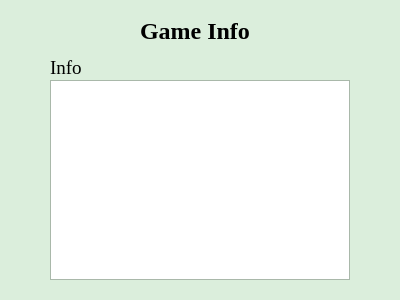
<?xml version="1.0" encoding="UTF-8"?>
<ui version="4.0">
 <class>GameInfo</class>
 <widget class="QDialog" name="GameInfo">
  <property name="geometry">
   <rect>
    <x>0</x>
    <y>0</y>
    <width>400</width>
    <height>300</height>
   </rect>
  </property>
  <property name="palette">
   <palette>
    <active>
     <colorrole role="WindowText">
      <brush brushstyle="SolidPattern">
       <color alpha="255">
        <red>0</red>
        <green>0</green>
        <blue>0</blue>
       </color>
      </brush>
     </colorrole>
     <colorrole role="Button">
      <brush brushstyle="SolidPattern">
       <color alpha="255">
        <red>219</red>
        <green>238</green>
        <blue>220</blue>
       </color>
      </brush>
     </colorrole>
     <colorrole role="Light">
      <brush brushstyle="SolidPattern">
       <color alpha="255">
        <red>255</red>
        <green>255</green>
        <blue>255</blue>
       </color>
      </brush>
     </colorrole>
     <colorrole role="Midlight">
      <brush brushstyle="SolidPattern">
       <color alpha="255">
        <red>237</red>
        <green>246</green>
        <blue>237</blue>
       </color>
      </brush>
     </colorrole>
     <colorrole role="Dark">
      <brush brushstyle="SolidPattern">
       <color alpha="255">
        <red>109</red>
        <green>119</green>
        <blue>110</blue>
       </color>
      </brush>
     </colorrole>
     <colorrole role="Mid">
      <brush brushstyle="SolidPattern">
       <color alpha="255">
        <red>146</red>
        <green>159</green>
        <blue>147</blue>
       </color>
      </brush>
     </colorrole>
     <colorrole role="Text">
      <brush brushstyle="SolidPattern">
       <color alpha="255">
        <red>0</red>
        <green>0</green>
        <blue>0</blue>
       </color>
      </brush>
     </colorrole>
     <colorrole role="BrightText">
      <brush brushstyle="SolidPattern">
       <color alpha="255">
        <red>255</red>
        <green>255</green>
        <blue>255</blue>
       </color>
      </brush>
     </colorrole>
     <colorrole role="ButtonText">
      <brush brushstyle="SolidPattern">
       <color alpha="255">
        <red>0</red>
        <green>0</green>
        <blue>0</blue>
       </color>
      </brush>
     </colorrole>
     <colorrole role="Base">
      <brush brushstyle="SolidPattern">
       <color alpha="255">
        <red>255</red>
        <green>255</green>
        <blue>255</blue>
       </color>
      </brush>
     </colorrole>
     <colorrole role="Window">
      <brush brushstyle="SolidPattern">
       <color alpha="255">
        <red>219</red>
        <green>238</green>
        <blue>220</blue>
       </color>
      </brush>
     </colorrole>
     <colorrole role="Shadow">
      <brush brushstyle="SolidPattern">
       <color alpha="255">
        <red>0</red>
        <green>0</green>
        <blue>0</blue>
       </color>
      </brush>
     </colorrole>
     <colorrole role="AlternateBase">
      <brush brushstyle="SolidPattern">
       <color alpha="255">
        <red>237</red>
        <green>246</green>
        <blue>237</blue>
       </color>
      </brush>
     </colorrole>
     <colorrole role="ToolTipBase">
      <brush brushstyle="SolidPattern">
       <color alpha="255">
        <red>255</red>
        <green>255</green>
        <blue>220</blue>
       </color>
      </brush>
     </colorrole>
     <colorrole role="ToolTipText">
      <brush brushstyle="SolidPattern">
       <color alpha="255">
        <red>0</red>
        <green>0</green>
        <blue>0</blue>
       </color>
      </brush>
     </colorrole>
     <colorrole role="PlaceholderText">
      <brush brushstyle="SolidPattern">
       <color alpha="128">
        <red>0</red>
        <green>0</green>
        <blue>0</blue>
       </color>
      </brush>
     </colorrole>
    </active>
    <inactive>
     <colorrole role="WindowText">
      <brush brushstyle="SolidPattern">
       <color alpha="255">
        <red>0</red>
        <green>0</green>
        <blue>0</blue>
       </color>
      </brush>
     </colorrole>
     <colorrole role="Button">
      <brush brushstyle="SolidPattern">
       <color alpha="255">
        <red>219</red>
        <green>238</green>
        <blue>220</blue>
       </color>
      </brush>
     </colorrole>
     <colorrole role="Light">
      <brush brushstyle="SolidPattern">
       <color alpha="255">
        <red>255</red>
        <green>255</green>
        <blue>255</blue>
       </color>
      </brush>
     </colorrole>
     <colorrole role="Midlight">
      <brush brushstyle="SolidPattern">
       <color alpha="255">
        <red>237</red>
        <green>246</green>
        <blue>237</blue>
       </color>
      </brush>
     </colorrole>
     <colorrole role="Dark">
      <brush brushstyle="SolidPattern">
       <color alpha="255">
        <red>109</red>
        <green>119</green>
        <blue>110</blue>
       </color>
      </brush>
     </colorrole>
     <colorrole role="Mid">
      <brush brushstyle="SolidPattern">
       <color alpha="255">
        <red>146</red>
        <green>159</green>
        <blue>147</blue>
       </color>
      </brush>
     </colorrole>
     <colorrole role="Text">
      <brush brushstyle="SolidPattern">
       <color alpha="255">
        <red>0</red>
        <green>0</green>
        <blue>0</blue>
       </color>
      </brush>
     </colorrole>
     <colorrole role="BrightText">
      <brush brushstyle="SolidPattern">
       <color alpha="255">
        <red>255</red>
        <green>255</green>
        <blue>255</blue>
       </color>
      </brush>
     </colorrole>
     <colorrole role="ButtonText">
      <brush brushstyle="SolidPattern">
       <color alpha="255">
        <red>0</red>
        <green>0</green>
        <blue>0</blue>
       </color>
      </brush>
     </colorrole>
     <colorrole role="Base">
      <brush brushstyle="SolidPattern">
       <color alpha="255">
        <red>255</red>
        <green>255</green>
        <blue>255</blue>
       </color>
      </brush>
     </colorrole>
     <colorrole role="Window">
      <brush brushstyle="SolidPattern">
       <color alpha="255">
        <red>219</red>
        <green>238</green>
        <blue>220</blue>
       </color>
      </brush>
     </colorrole>
     <colorrole role="Shadow">
      <brush brushstyle="SolidPattern">
       <color alpha="255">
        <red>0</red>
        <green>0</green>
        <blue>0</blue>
       </color>
      </brush>
     </colorrole>
     <colorrole role="AlternateBase">
      <brush brushstyle="SolidPattern">
       <color alpha="255">
        <red>237</red>
        <green>246</green>
        <blue>237</blue>
       </color>
      </brush>
     </colorrole>
     <colorrole role="ToolTipBase">
      <brush brushstyle="SolidPattern">
       <color alpha="255">
        <red>255</red>
        <green>255</green>
        <blue>220</blue>
       </color>
      </brush>
     </colorrole>
     <colorrole role="ToolTipText">
      <brush brushstyle="SolidPattern">
       <color alpha="255">
        <red>0</red>
        <green>0</green>
        <blue>0</blue>
       </color>
      </brush>
     </colorrole>
     <colorrole role="PlaceholderText">
      <brush brushstyle="SolidPattern">
       <color alpha="128">
        <red>0</red>
        <green>0</green>
        <blue>0</blue>
       </color>
      </brush>
     </colorrole>
    </inactive>
    <disabled>
     <colorrole role="WindowText">
      <brush brushstyle="SolidPattern">
       <color alpha="255">
        <red>109</red>
        <green>119</green>
        <blue>110</blue>
       </color>
      </brush>
     </colorrole>
     <colorrole role="Button">
      <brush brushstyle="SolidPattern">
       <color alpha="255">
        <red>219</red>
        <green>238</green>
        <blue>220</blue>
       </color>
      </brush>
     </colorrole>
     <colorrole role="Light">
      <brush brushstyle="SolidPattern">
       <color alpha="255">
        <red>255</red>
        <green>255</green>
        <blue>255</blue>
       </color>
      </brush>
     </colorrole>
     <colorrole role="Midlight">
      <brush brushstyle="SolidPattern">
       <color alpha="255">
        <red>237</red>
        <green>246</green>
        <blue>237</blue>
       </color>
      </brush>
     </colorrole>
     <colorrole role="Dark">
      <brush brushstyle="SolidPattern">
       <color alpha="255">
        <red>109</red>
        <green>119</green>
        <blue>110</blue>
       </color>
      </brush>
     </colorrole>
     <colorrole role="Mid">
      <brush brushstyle="SolidPattern">
       <color alpha="255">
        <red>146</red>
        <green>159</green>
        <blue>147</blue>
       </color>
      </brush>
     </colorrole>
     <colorrole role="Text">
      <brush brushstyle="SolidPattern">
       <color alpha="255">
        <red>109</red>
        <green>119</green>
        <blue>110</blue>
       </color>
      </brush>
     </colorrole>
     <colorrole role="BrightText">
      <brush brushstyle="SolidPattern">
       <color alpha="255">
        <red>255</red>
        <green>255</green>
        <blue>255</blue>
       </color>
      </brush>
     </colorrole>
     <colorrole role="ButtonText">
      <brush brushstyle="SolidPattern">
       <color alpha="255">
        <red>109</red>
        <green>119</green>
        <blue>110</blue>
       </color>
      </brush>
     </colorrole>
     <colorrole role="Base">
      <brush brushstyle="SolidPattern">
       <color alpha="255">
        <red>219</red>
        <green>238</green>
        <blue>220</blue>
       </color>
      </brush>
     </colorrole>
     <colorrole role="Window">
      <brush brushstyle="SolidPattern">
       <color alpha="255">
        <red>219</red>
        <green>238</green>
        <blue>220</blue>
       </color>
      </brush>
     </colorrole>
     <colorrole role="Shadow">
      <brush brushstyle="SolidPattern">
       <color alpha="255">
        <red>0</red>
        <green>0</green>
        <blue>0</blue>
       </color>
      </brush>
     </colorrole>
     <colorrole role="AlternateBase">
      <brush brushstyle="SolidPattern">
       <color alpha="255">
        <red>219</red>
        <green>238</green>
        <blue>220</blue>
       </color>
      </brush>
     </colorrole>
     <colorrole role="ToolTipBase">
      <brush brushstyle="SolidPattern">
       <color alpha="255">
        <red>255</red>
        <green>255</green>
        <blue>220</blue>
       </color>
      </brush>
     </colorrole>
     <colorrole role="ToolTipText">
      <brush brushstyle="SolidPattern">
       <color alpha="255">
        <red>0</red>
        <green>0</green>
        <blue>0</blue>
       </color>
      </brush>
     </colorrole>
     <colorrole role="PlaceholderText">
      <brush brushstyle="SolidPattern">
       <color alpha="128">
        <red>0</red>
        <green>0</green>
        <blue>0</blue>
       </color>
      </brush>
     </colorrole>
    </disabled>
   </palette>
  </property>
  <property name="windowTitle">
   <string>Game Info</string>
  </property>
  <widget class="QTextEdit" name="textEdit">
   <property name="geometry">
    <rect>
     <x>50</x>
     <y>80</y>
     <width>300</width>
     <height>200</height>
    </rect>
   </property>
  </widget>
  <widget class="QLabel" name="label">
   <property name="geometry">
    <rect>
     <x>140</x>
     <y>20</y>
     <width>111</width>
     <height>21</height>
    </rect>
   </property>
   <property name="font">
    <font>
     <family>Times New Roman</family>
     <pointsize>18</pointsize>
     <weight>75</weight>
     <bold>true</bold>
    </font>
   </property>
   <property name="text">
    <string>Game Info</string>
   </property>
  </widget>
  <widget class="QLabel" name="label_3">
   <property name="geometry">
    <rect>
     <x>50</x>
     <y>60</y>
     <width>59</width>
     <height>16</height>
    </rect>
   </property>
   <property name="font">
    <font>
     <family>Times New Roman</family>
     <pointsize>14</pointsize>
    </font>
   </property>
   <property name="text">
    <string>Info</string>
   </property>
  </widget>
 </widget>
 <resources/>
 <connections/>
</ui>
